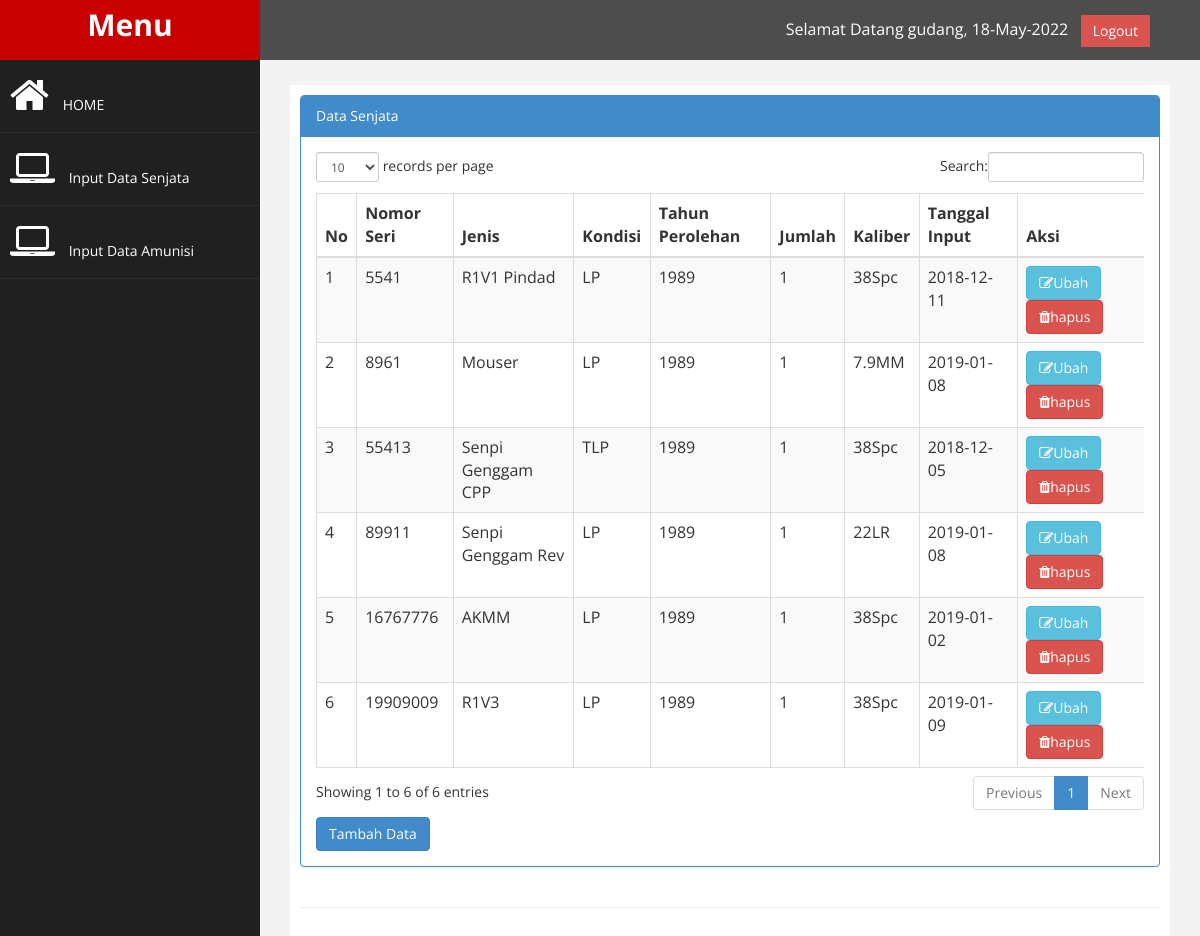
The app's page /index.php?page=senjata (signed in) with its own data.
### tables this page shows
CREATE TABLE `tb_senjata` (
  `nomor_seri` int(100) NOT NULL,
  `jenis_senpi` varchar(100) NOT NULL,
  `kondisi` enum('LP','TLP') NOT NULL,
  `tahun_perolehan` varchar(100) NOT NULL,
  `jumlah_senpi` int(100) NOT NULL,
  `kaliber` varchar(100) NOT NULL,
  `tgl_input` date NOT NULL
);

### function.php (called while the page is built, shortened)
<?php
$conn = mysqli_connect("localhost","root","","db_senjata");
function query($query){
	global $conn;
	$result = mysqli_query($conn, $query);
	$rows = [];
	while ($row = mysqli_fetch_assoc($result)){
		$rows[] = $row;
	}
	return $rows;
}
?>

### page/senjata/senjata.php (the view)
<?php
    require '../senjata/function.php';
    $senjata = query("select * from tb_senjata where jumlah_senpi='1'");
?>
<div class="row">
                <div class="col-md-12">
                    <div class="panel panel-primary">
                        <div class="panel-heading">
                             Data Senjata
                        </div>
                        <div class="panel-body">
                            <div class="table-responsive">
                                <table class="table table-striped table-bordered table-hover" id="dataTables-example">
                                    <thead>
                                        <tr>
                                            <th>No</th>
											<th>Nomor Seri</th>
                                            <th>Jenis</th>
                                            <th>Kondisi</th>
                                            <th>Tahun Perolehan</th>
                                            <th>Jumlah</th>
                                            <th>Kaliber</th>
                                            <th>Tanggal Input</th>
                                            <th>Aksi</th>
                                        </tr>
                                    </thead>
                                    <tbody>
                                        <?php
                                            $no=1;
                                            foreach ($senjata as $data):
                                        ?>
                                        <tr>
                                            <td><?php echo $no++; ?></td>
											<td><?php echo $data['nomor_seri'];?></td>
                                        	<td><?php echo $data['jenis_senpi'];?></td>
                                            <td><?php echo $data['kondisi'];?></td>
                                            <td><?php echo $data['tahun_perolehan'];?></td>
                                            <td><?php echo $data['jumlah_senpi'];?></td>
                                            <td><?php echo $data['kaliber'];?></td>
                                            <td><?php echo $data['tgl_input'];?></td>
                                            <td>
												<a href ="?page=senjata&aksi=ubah&nomor_seri=<?php echo $data ['nomor_seri'] ?>" class="btn btn-info" ><i class="fa fa-edit"></i>Ubah</a>
                                                <a onclick="return confirm('Anda Yakin Akan Menghapus Data ini....???')"
												href ="?page=senjata&aksi=hapus&nomor_seri=<?php echo $data ['nomor_seri'] ?>" class="btn btn-danger" ><i class="fa fa-trash"></i>hapus</a>
                                             </td>
                                        </tr>
                                        <?php endforeach?>
                                    </tbody>
                                    </table>
                                </div>
                                    <a href="?page=senjata&aksi=tambah" class="btn btn-primary" style= "margin-top: 5px;">Tambah Data</a>
								</div>
									</div>
									</div>
									</div>

### assets/css/custom.css (style rules this page uses)
body { font-family: 'Open Sans', sans-serif; }

### records on screen
tb_senjata: nomor_seri "5541", jenis_senpi "R1V1 Pindad", kondisi "LP", tahun_perolehan "1989", jumlah_senpi "1", kaliber "38Spc", tgl_input "2018-12-11"
tb_senjata: nomor_seri "8961", jenis_senpi "Mouser", kondisi "LP", tahun_perolehan "1989", jumlah_senpi "1", kaliber "7.9MM", tgl_input "2019-01-08"
tb_senjata: nomor_seri "55413", jenis_senpi "Senpi Genggam CPP", kondisi "TLP", tahun_perolehan "1989", jumlah_senpi "1", kaliber "38Spc", tgl_input "2018-12-05"
tb_senjata: nomor_seri "89911", jenis_senpi "Senpi Genggam Rev", kondisi "LP", tahun_perolehan "1989", jumlah_senpi "1", kaliber "22LR", tgl_input "2019-01-08"
tb_senjata: nomor_seri "16767776", jenis_senpi "AKMM", kondisi "LP", tahun_perolehan "1989", jumlah_senpi "1", kaliber "38Spc", tgl_input "2019-01-02"
tb_senjata: nomor_seri "19909009", jenis_senpi "R1V3", kondisi "LP", tahun_perolehan "1989", jumlah_senpi "1", kaliber "38Spc", tgl_input "2019-01-09"

### other values on screen
$_SESSION["akun_username"] "gudang"
